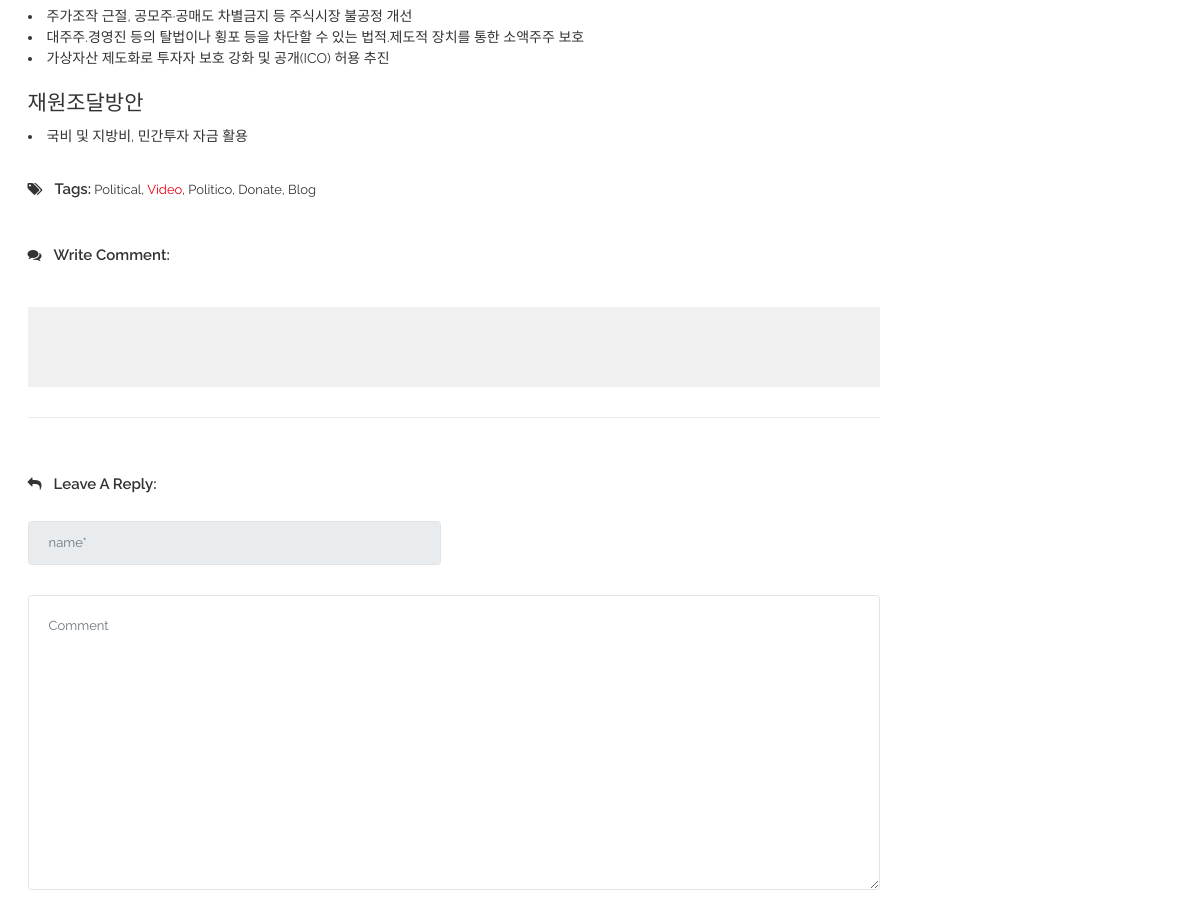
The app's page /candidate1/detail02/ (middle part), older data.
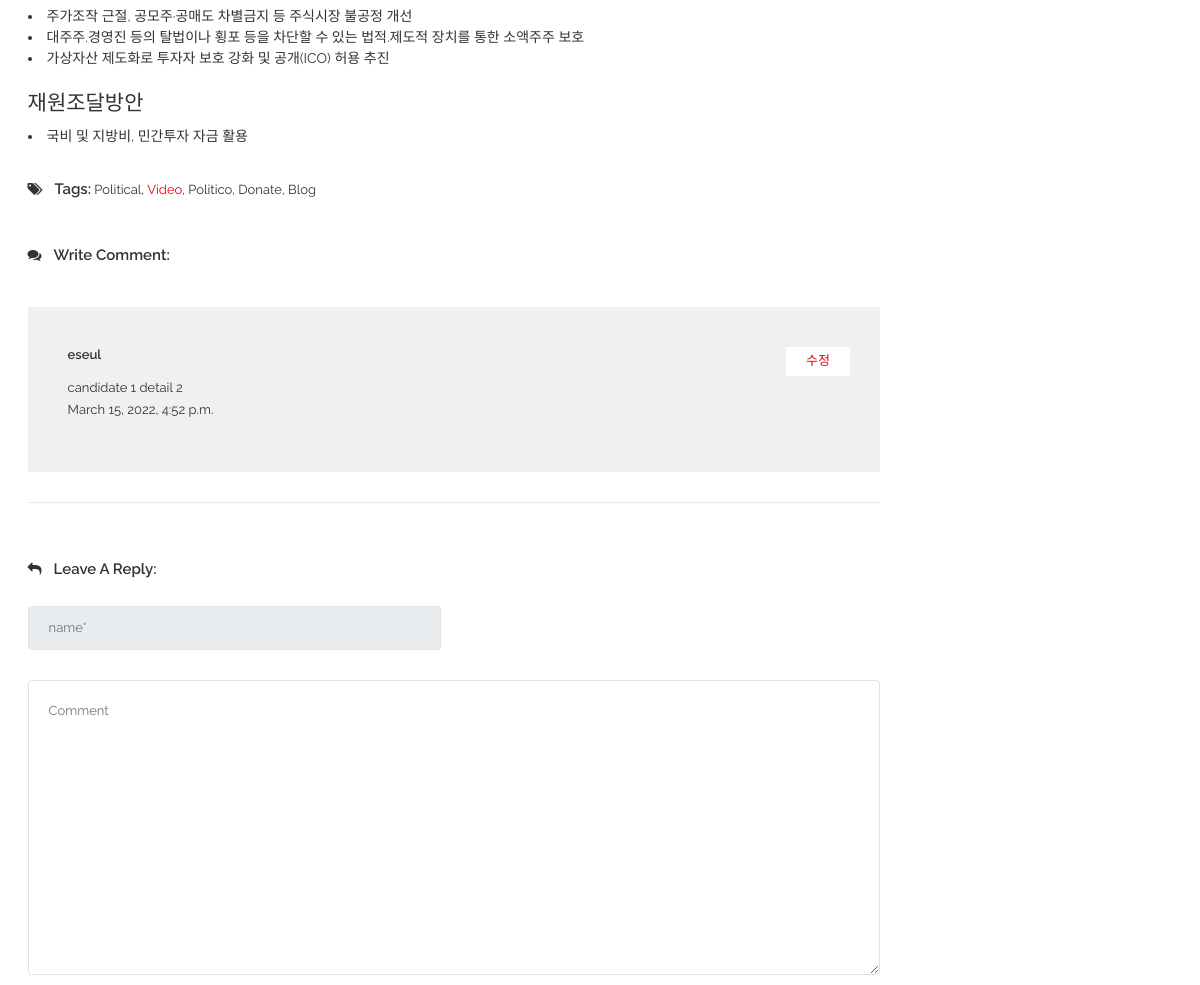
The same page, newer data.
### bbsApp/models.py (models this page shows)
class Post(models.Model):
    id            = models.BigAutoField(help_text = "Post ID", primary_key=True)
    candidate_num = models.IntegerField()
    detail_num    = models.IntegerField()
    writer_id     = models.TextField(max_length=100)
    content       = models.TextField(blank=False, null=False)
    create_date   = models.DateTimeField(auto_now=True)
    modify_date   = models.DateTimeField(auto_now=True)

### candidate1App/views.py (the view)
# urls.py: path('detail02/', views.detail02),
def detail02(request):
    print('>>> candidate2')
    candidate_num = 1
    detail_num = 2
    Posts = Post.objects.filter(candidate_num=candidate_num, detail_num=detail_num)
    if request.session.get('member_name'):
        print('>>> our member')
        context = {
            'session_member_name': request.session.get('member_name'),
            'session_member_id': request.session.get('member_id'),
            'candidate_num': candidate_num,
            'detail_num': detail_num,
            'Posts': Posts
        }
        return render(request, 'candidate1/blogDetail2.html', context)
    else:
        context = {
            'candidate_num': candidate_num,
            'detail_num': detail_num,
            'Posts': Posts
        }
        return render(request, 'candidate1/blogDetail2.html', context)

### candidate1App/templates/candidate1/blogDetail2.html (shortened to what the changed rows need)
{% load static %}
<!doctype html>
<html class="no-js" lang="en">
    <head>
        <link rel="stylesheet" href="{% static 'css/bootstrap.min.css' %}">
        <link rel="stylesheet" href="{% static 'css/font-awesome.min.css' %}">
        <link rel="stylesheet" href="{% static 'css/meanmenu.min.css' %}">
        <link rel="stylesheet" href="{% static 'css/owl.carousel.min.css' %}">
		<link rel="stylesheet" href="{% static 'lib/css/nivo-slider.css' %}" type="text/css" />
		<link rel="stylesheet" href="{% static 'lib/css/preview.css' %}" type="text/css" media="screen" />
        <link rel="stylesheet" href="{% static 'css/chosen.min.css' %}">
        <link rel="stylesheet" href="{% static 'css/animate.css' %}">
        <link rel="stylesheet" href="{% static 'css/magnific-popup.css' %}">
        <link rel="stylesheet" href="{% static 'css/normalize.css' %}">
        <link rel="stylesheet" href="{% static 'css/main.css' %}">
        <link rel="stylesheet" href="{% static 'style.css' %}">
        <link rel="stylesheet" href="{% static 'css/responsive.css' %}">
    </head>
    <body>
        <div class="wrapper">
            <section class="blog-two-details-area ptb-80">
                <div class="container">
                    <div class="row">
                        <div class="col-lg-9">
                            <div class="blog-container-inner">
                                <div  class="blog-comment">
                                    <p><i class="fa fa-comments" aria-hidden="true"></i>Write Comment:</p>
                                    <div class="blog-reply-all2">
                                        <div id="blog-top" class="blog-top">
                                            {% for bbs in Posts %}
                                            <div  class="blog-img-details">
                                                <div class="blog-title">
                                                    <h3>{{bbs.writer_id}}</h3>
                                                    <a href="#">수정</a>
                                                </div>
                                                <p>{{bbs.content}}</p>
                                                <span>{{bbs.create_date}}</span>
                                            </div>
                                            {% endfor %}
                                        </div>
                                    </div>
                                </div>
                            </div>
                        </div>
                    </div>
                </div>
            </section>
        </div>
    </body>
</html>

Row changes from the older to the newer data that the page shows:
added Post: writer_id "eseul", content "candidate 1 detail 2", create_date "March 15, 2022, 4:52 p.m."
